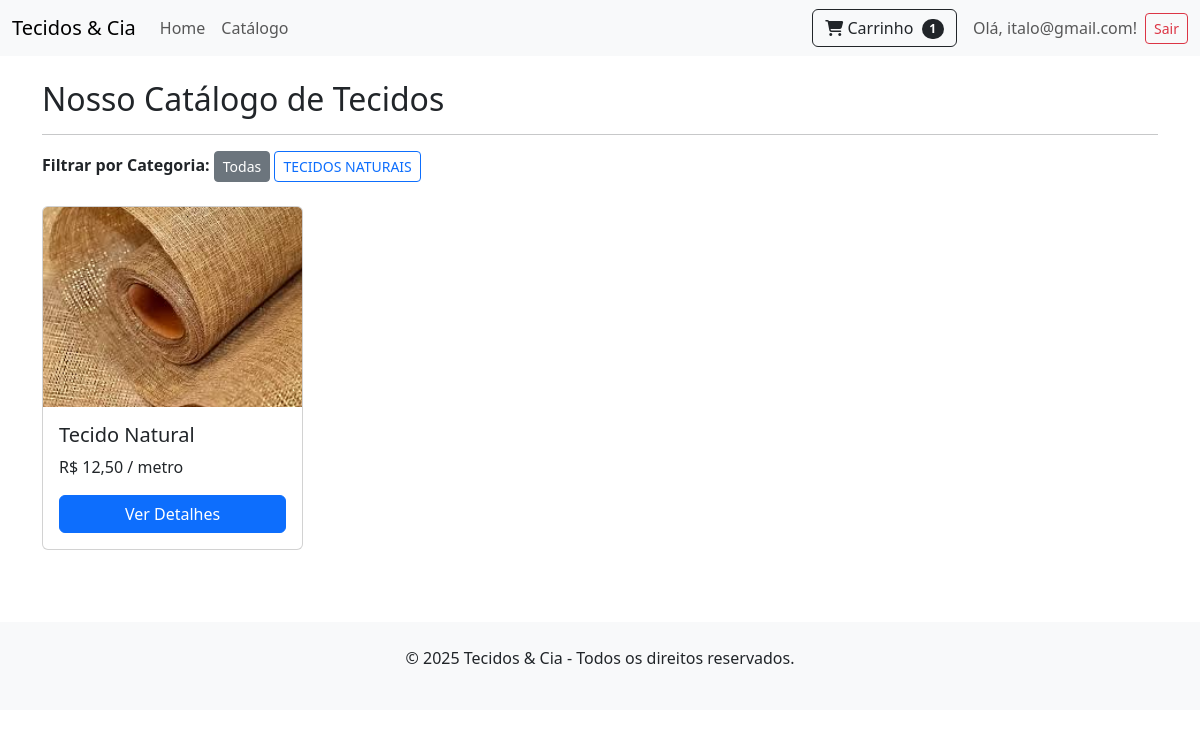
Page /catalogo/ (signed in) on the committed database.
### loja/models.py (models this page shows, shortened)
class Categoria(models.Model):
    nome = models.CharField(max_length=100)
    class Meta:
        verbose_name_plural = "Categorias"

class Tecido(models.Model):
    nome = models.CharField(max_length=200)
    descricao = models.TextField()
    preco_por_metro = models.DecimalField(max_digits=10, decimal_places=2)
    categoria = models.ForeignKey(Categoria, on_delete=models.SET_NULL, null=True, blank=True)
    imagem = models.ImageField(upload_to='tecidos/', blank=True, null=True)
    estoque_metros = models.FloatField()
    disponivel = models.BooleanField(default=True)
    destaque = models.BooleanField(default=False) # Adicionei para a home

### loja/views.py (the view)
# urls.py: path('catalogo/', views.catalogo, name='catalogo'),
def catalogo(request):
    categoria_id = request.GET.get('categoria')
    if categoria_id:
        tecidos = Tecido.objects.filter(disponivel=True, categoria_id=categoria_id)
    else:
        tecidos = Tecido.objects.filter(disponivel=True)
    categorias = Categoria.objects.all()
    context = {'tecidos': tecidos, 'categorias': categorias}
    return render(request, 'loja/catalogo.html', context)

### loja/context_processors.py (called while the page is built)
def carrinho(request):
    if request.user.is_authenticated:
        pedido, created = Pedido.objects.get_or_create(cliente=request.user, completo=False)
        total_itens = pedido.itempedido_set.count()
        return {'total_itens_carrinho': total_itens}
    return {'total_itens_carrinho': 0}

### templates/loja/catalogo.html
{% extends 'loja/base.html' %}
{% block content %}
<h2>Nosso Catálogo de Tecidos</h2>
<hr>
<div class="mb-4">
    <strong>Filtrar por Categoria:</strong>
    <a href="{% url 'catalogo' %}" class="btn btn-sm btn-secondary">Todas</a>
    {% for cat in categorias %}
    <a href="?categoria={{cat.id}}" class="btn btn-sm btn-outline-primary">{{cat.nome}}</a>
    {% endfor %}
</div>
<div class="row">
    {% for tecido in tecidos %}
    <div class="col-md-4 col-lg-3 mb-4">
        <div class="card h-100">
            {% if tecido.imagem %}
                <img src="{{ tecido.imagem.url }}" class="card-img-top" alt="{{ tecido.nome }}" style="height: 200px; object-fit: cover;">
            {% endif %}
            <div class="card-body d-flex flex-column">
                <h5 class="card-title">{{ tecido.nome }}</h5>
                <p class="card-text">R$ {{ tecido.preco_por_metro }} / metro</p>
                <a href="{% url 'detalhes_produto' tecido.id %}" class="btn btn-primary mt-auto">Ver Detalhes</a>
            </div>
        </div>
    </div>
    {% empty %}
    <p>Nenhum tecido encontrado.</p>
    {% endfor %}
</div>
{% endblock %}

### templates/loja/base.html (shortened to what this page needs)
<!DOCTYPE html>
<html lang="pt-br">
<head>
    <link href="https://cdn.jsdelivr.net/npm/bootstrap@5.3.3/dist/css/bootstrap.min.css" rel="stylesheet">
    <link rel="stylesheet" href="https://cdnjs.cloudflare.com/ajax/libs/font-awesome/6.5.1/css/all.min.css"/>
</head>
<body>
<nav class="navbar navbar-expand-lg navbar-light bg-light">
    <div class="container-fluid">
        <a class="navbar-brand" href="{% url 'home' %}">Tecidos & Cia</a>
        <div class="collapse navbar-collapse" id="navbarNav">
            <ul class="navbar-nav me-auto mb-2 mb-lg-0">
                <li class="nav-item">
                    <a class="nav-link" href="{% url 'home' %}">Home</a>
                </li>
                <li class="nav-item">
                    <a class="nav-link" href="{% url 'catalogo' %}">Catálogo</a>
                </li>
            </ul>
            <div class="d-flex align-items-center">
                <a href="{% url 'carrinho' %}" class="btn btn-outline-dark me-3">
                    <i class="fas fa-shopping-cart"></i> Carrinho
                    <span class="badge bg-dark text-white ms-1 rounded-pill">{{ total_itens_carrinho }}</span>
                </a>
                {% if user.is_authenticated %}
                    <span class="navbar-text me-2">Olá, {{ user.first_name|default:user.username }}!</span>
                    <form action="{% url 'logout' %}" method="post" class="d-inline">
                        <button type="submit" class="btn btn-outline-danger btn-sm">Sair</button>
                    </form>
                {% else %}
                    <a href="{% url 'login' %}" class="btn btn-outline-primary me-2">Entrar</a>
                    <a href="{% url 'register' %}" class="btn btn-primary">Cadastre-se</a>
                {% endif %}
            </div>
            </div>
    </div>
</nav>
<main class="container my-4">
    {% block content %}
    {% endblock %}
</main>
<footer class="text-center py-4 bg-light mt-5">
    <p>&copy; 2025 Tecidos & Cia - Todos os direitos reservados.</p>
</footer>
</body>
</html>

### rows in the picture
Categoria: nome "TECIDOS NATURAIS"
Tecido: imagem (picture), nome "Tecido Natural", preco_por_metro "12,50"

### other values in the picture
{{ total_itens_carrinho }} "1"
{{ user.first_name|default:user.username }} "italo@gmail.com"
